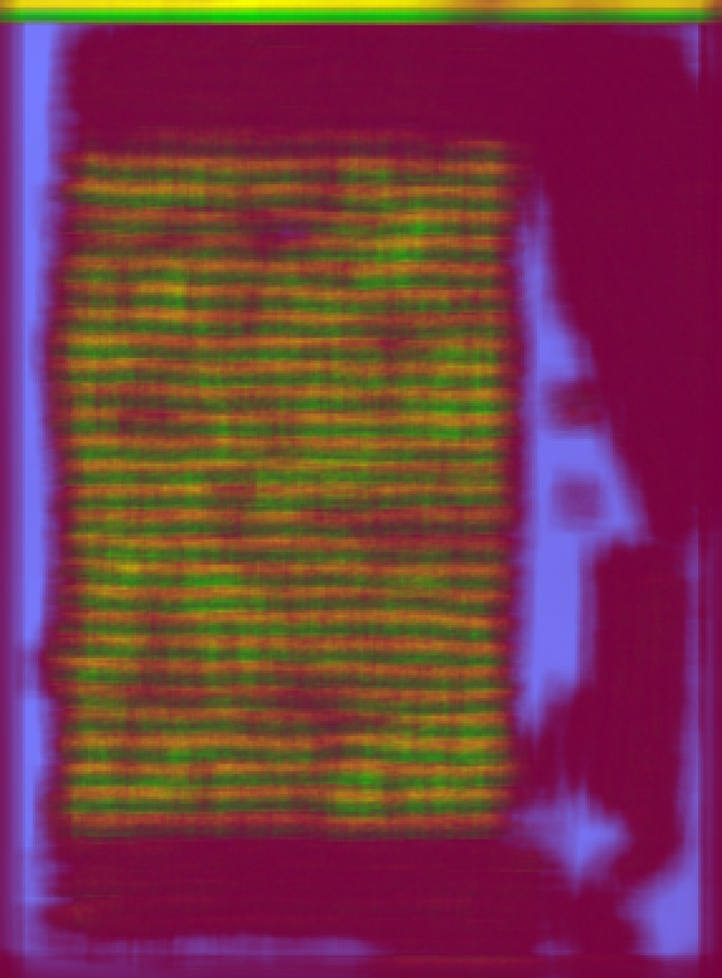
#> input picture pseudo_rgb/book1_page8.jpg, 722 x 978 px, shrunk from 2864 x 3880 before the run, found by its file name
$ python select_cluster.py
#> lines starting #> are read from the running program, lines starting #| are printed output that depends on the picture; after the words box and inside, x2 and y2 are one past the last pixel; in counts of white or black regions, pixels touching at a corner belong together
import cv2
import numpy as np
import os

def select_cluster(org_folder,vis_folder,page_name,maintext_folder,overlap_folder):
#> called with org_folder = 'complex_test', vis_folder = 'output_10_10/cv2_vis2', page_name = 'book1_page8.jpg', maintext_folder = 'complex_maintext_4', overlap_folder = 'complex_maintext_overlap_4'
    vis_img=cv2.imread(os.path.join(vis_folder,page_name))
#> vis_img is the input picture: shape (978, 722, 3); mean B, G, R 71.1, 55.8, 118.2
    org_img=cv2.imread(os.path.join(org_folder,page_name),0)
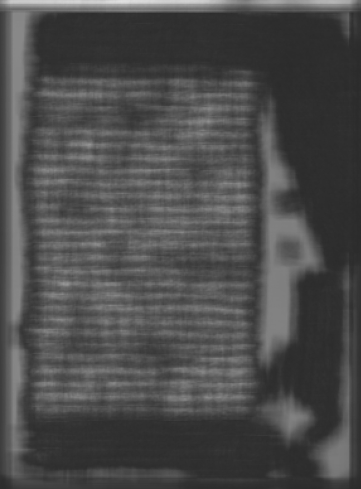
#> org_img: shape (978, 722) (shown at 1/2 size); min 42, max 226, mean 76.2
    ret, thresh = cv2.threshold(org_img, 0, 255, cv2.THRESH_BINARY_INV + cv2.THRESH_OTSU)
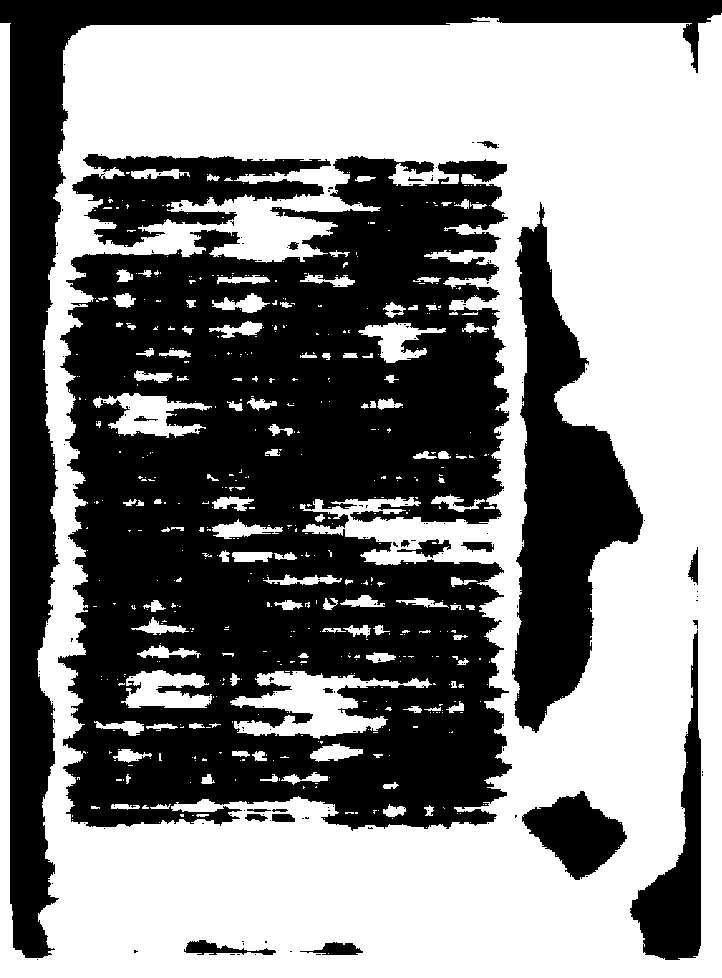
#> thresh: shape (978, 722); 52.8% white; 185 black regions (162 under 20 px), largest, box (x1, y1, x2, y2) and area: (58, 156, 512, 831) 216693, (0, 0, 722, 958) 56751, (512, 202, 643, 733) 31653
#> ret = 77
    rows,cols,ch=vis_img.shape
    red=vis_img[:,:,2]
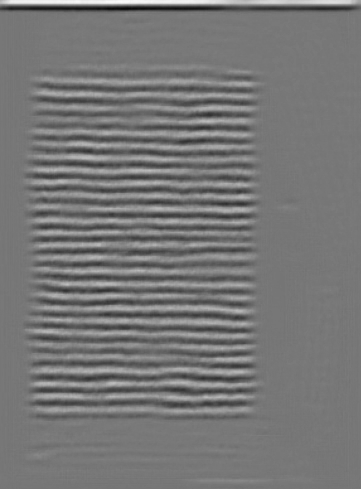
#> red: shape (978, 722) (shown at 1/2 size); min 5, max 254, mean 118.2
    green=vis_img[:,:,1]
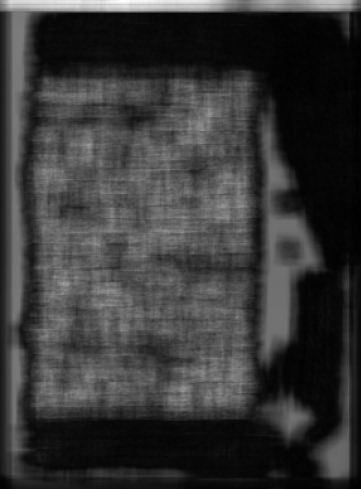
#> green: shape (978, 722) (shown at 1/2 size); min 0, max 255, mean 55.8
    blue=vis_img[:,:,0]
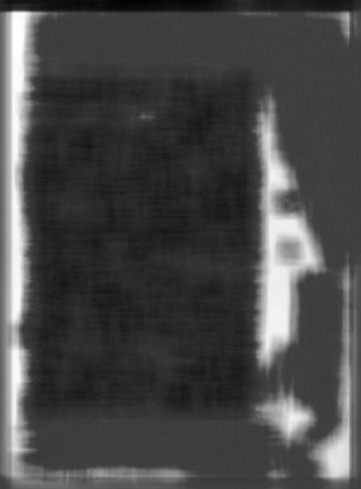
#> blue: shape (978, 722) (shown at 1/2 size); min 0, max 255, mean 71.1

    # [38 lines of commented-out code are left out]
    maintext=np.zeros((rows,cols),dtype=np.uint8)
    s=(blue<59)
#> s: shape (978, 722) bool; 47.3% white; 634 white regions (611 under 20 px), largest, box (x1, y1, x2, y2) and area: (46, 122, 527, 854) 313038, (0, 0, 722, 27) 17845, (70, 897, 101, 924) 304
    maintext[s]=255
    cv2.imwrite(os.path.join(maintext_folder,page_name[:-4]+'.png'),maintext)
    cv2.imwrite(os.path.join(overlap_folder,page_name),maintext&thresh)
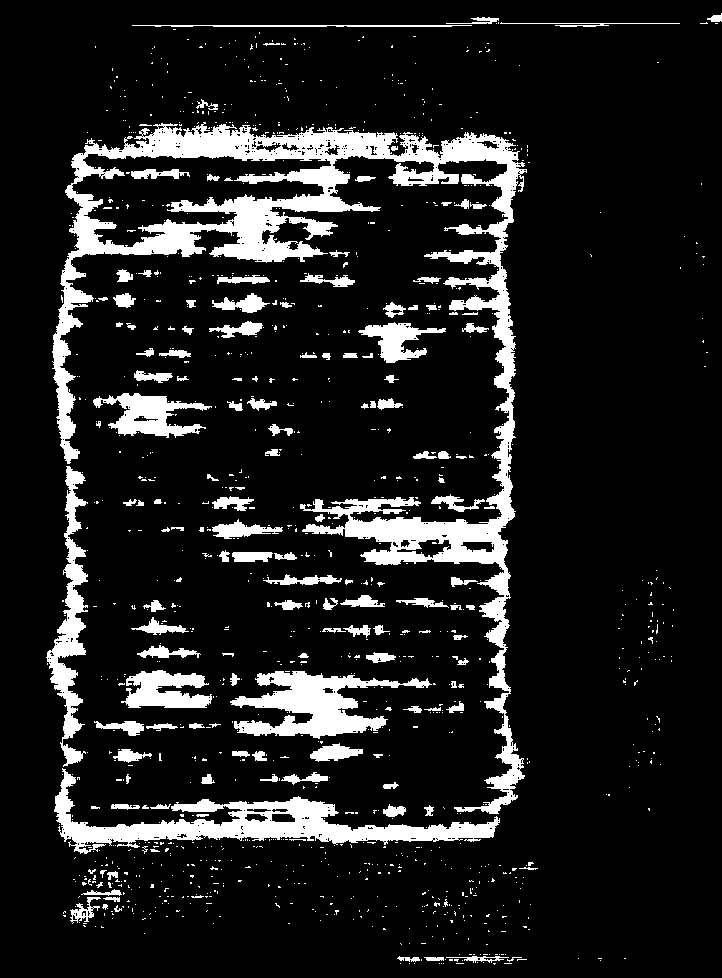
#> saved as book1_page8.jpg: shape (978, 722); 12.3% white; 1193 white regions (1048 under 20 px), largest, box (x1, y1, x2, y2) and area: (52, 122, 527, 814) 41177, (54, 768, 500, 854) 9968, (230, 671, 432, 739) 6026

    # [13 lines of commented-out code are left out]

vis_folder='output_10_10/cv2_vis2'
org_folder='complex_test'
maintext_folder='complex_maintext_4'
overlap_folder='complex_maintext_overlap_4'
# [5 lines of commented-out code are left out]
page_name='book1_page8.jpg'
#page_name='book2_page2.jpg'
#page_name='book3_page1.jpg'


select_cluster(org_folder,vis_folder,page_name,maintext_folder,overlap_folder)

$ run again, with complex_maintext_blobs/book1_page1.png saved as pseudo_rgb/book1_page8.jpg
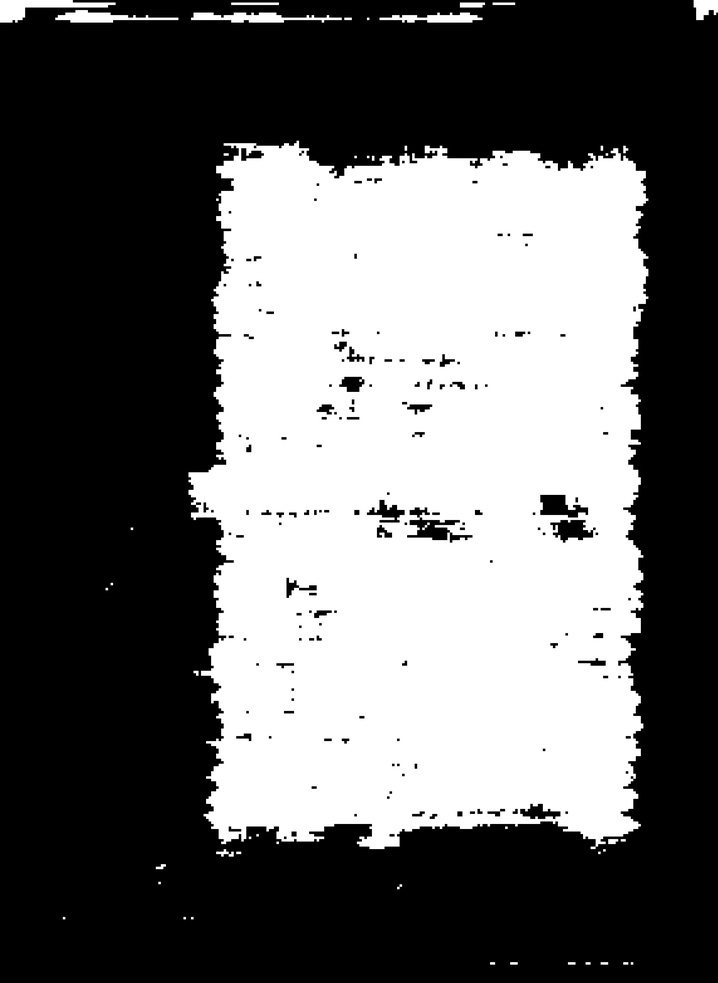
#> input picture complex_maintext_blobs/book1_page1.png, 718 x 983 px, shrunk from 2857 x 3913 before the run, found by its file name
#> in select_cluster, vis_img is the input picture: shape (983, 718, 3); min 0, max 255, mean 101.7
#> in select_cluster, `ret, thresh = cv2.threshold(org_img, 0, 255, cv2.THRESH_BINARY_INV + c..`:
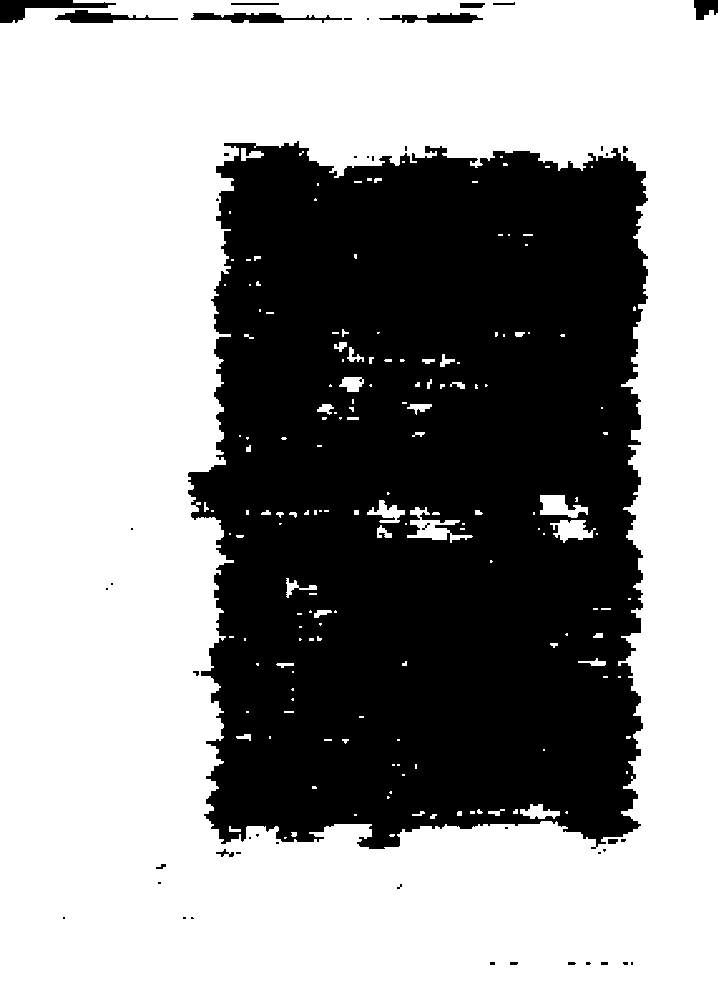
#> thresh: shape (983, 718); 60.1% white; 48 black regions (31 under 20 px), largest, box (x1, y1, x2, y2) and area: (188, 141, 648, 849) 276992, (0, 0, 116, 23) 1118, (191, 13, 342, 23) 835
#> ret = 127
#> in select_cluster, `s=(blue<59)`:
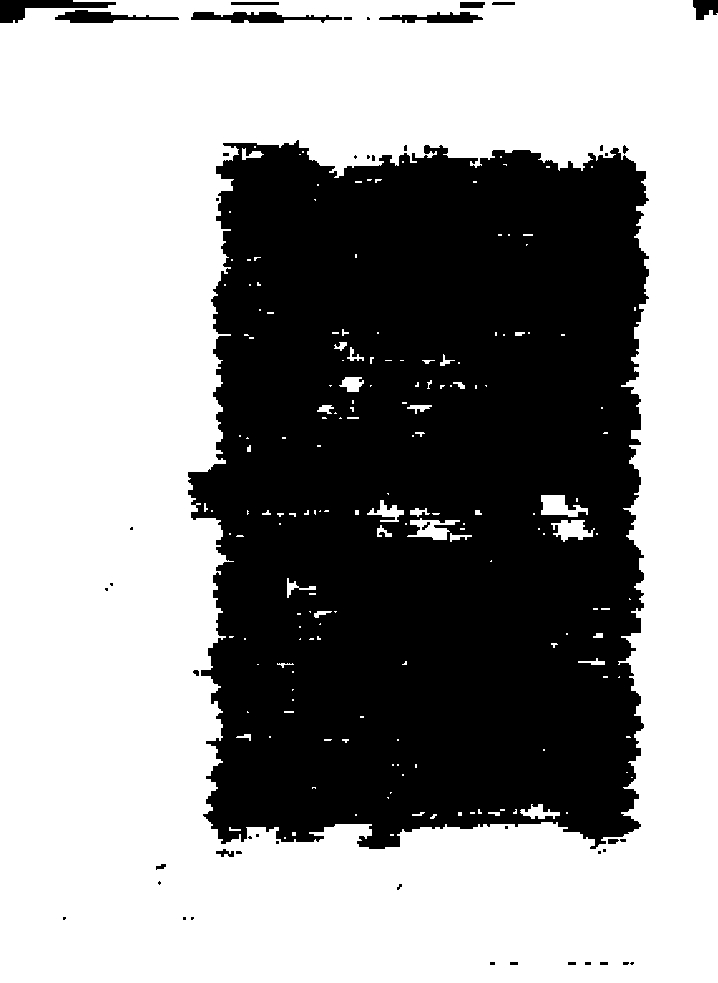
#> s: shape (983, 718) bool; 59.7% white; 48 black regions (29 under 20 px), largest, box (x1, y1, x2, y2) and area: (188, 140, 649, 849) 279542, (0, 0, 116, 23) 1162, (191, 12, 342, 23) 963

$ run again, with complex_maintext_blobs/book1_page11.png saved as pseudo_rgb/book1_page8.jpg
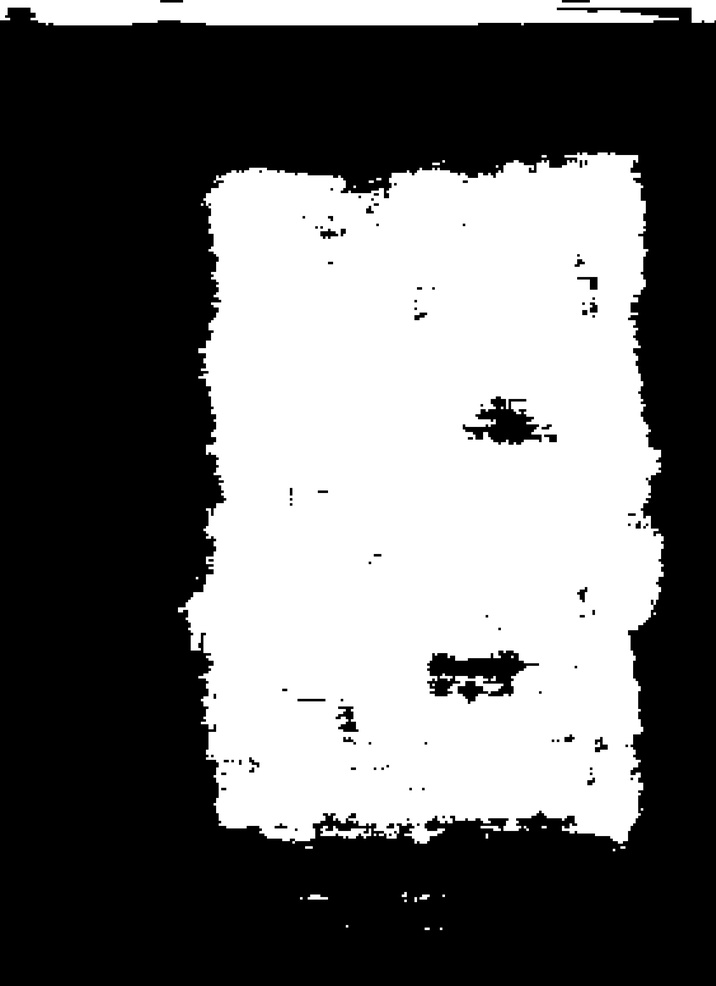
#> input picture complex_maintext_blobs/book1_page11.png, 716 x 986 px, shrunk from 2816 x 3880 before the run, found by its file name
#> in select_cluster, vis_img is the input picture: shape (986, 716, 3); min 0, max 255, mean 106.4
#> in select_cluster, `ret, thresh = cv2.threshold(org_img, 0, 255, cv2.THRESH_BINARY_INV + c..`:
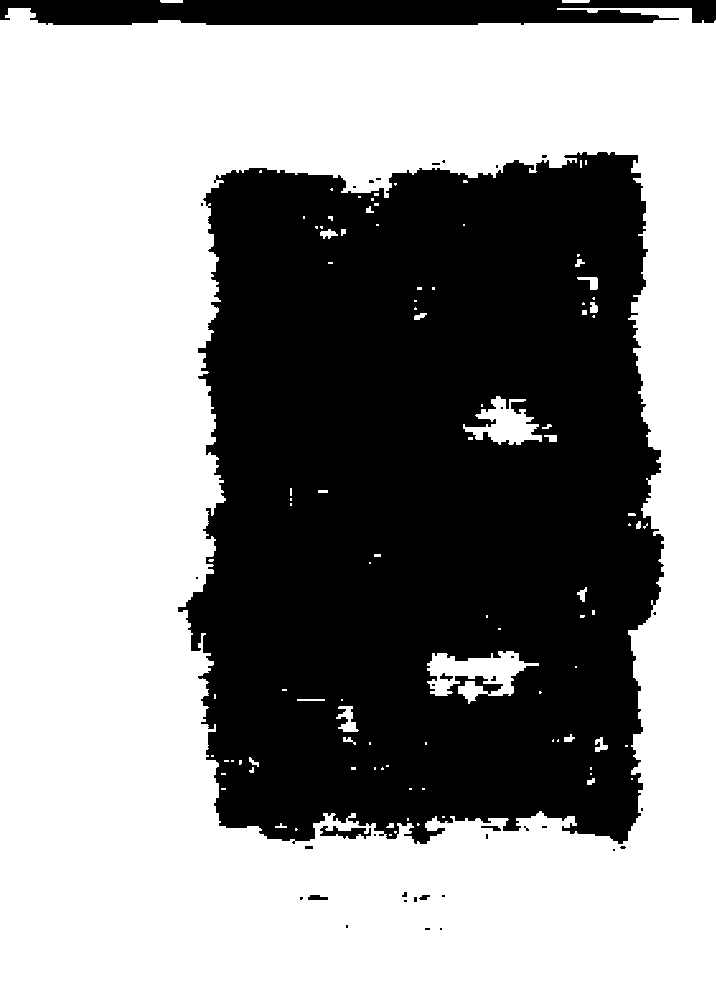
#> thresh: shape (986, 716); 58.3% white; 37 black regions (29 under 20 px), largest, box (x1, y1, x2, y2) and area: (178, 152, 664, 844) 277808, (0, 0, 716, 25) 15675, (320, 826, 371, 839) 358
#> ret = 127
#> in select_cluster, `s=(blue<59)`:
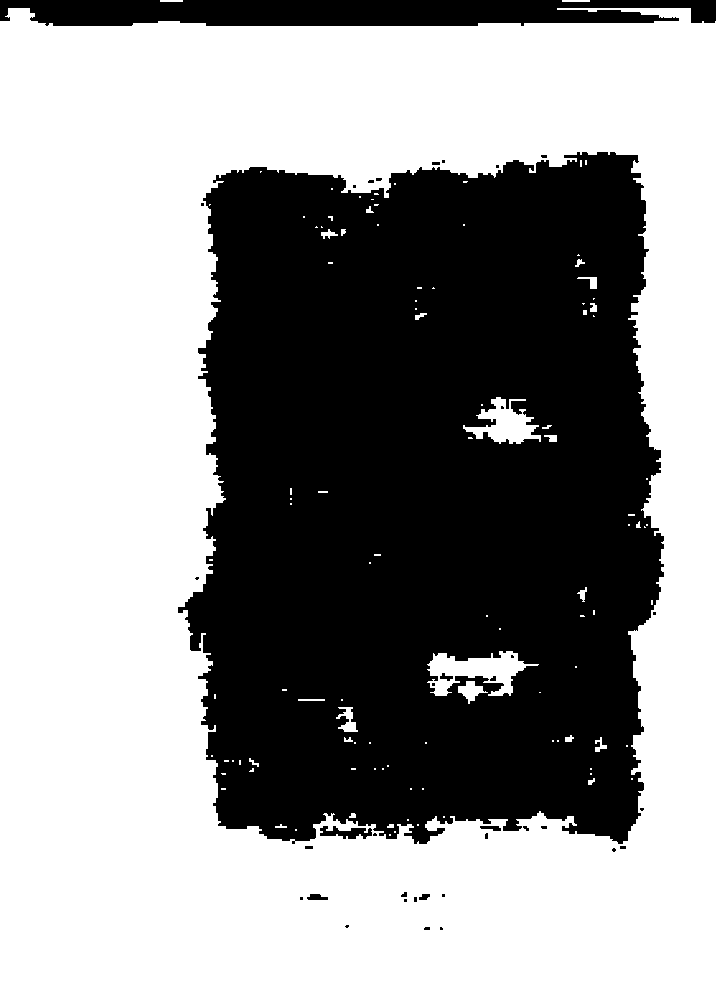
#> s: shape (986, 716) bool; 57.9% white; 37 black regions (26 under 20 px), largest, box (x1, y1, x2, y2) and area: (178, 152, 664, 844) 279673, (0, 0, 716, 26) 16228, (320, 826, 372, 839) 387
